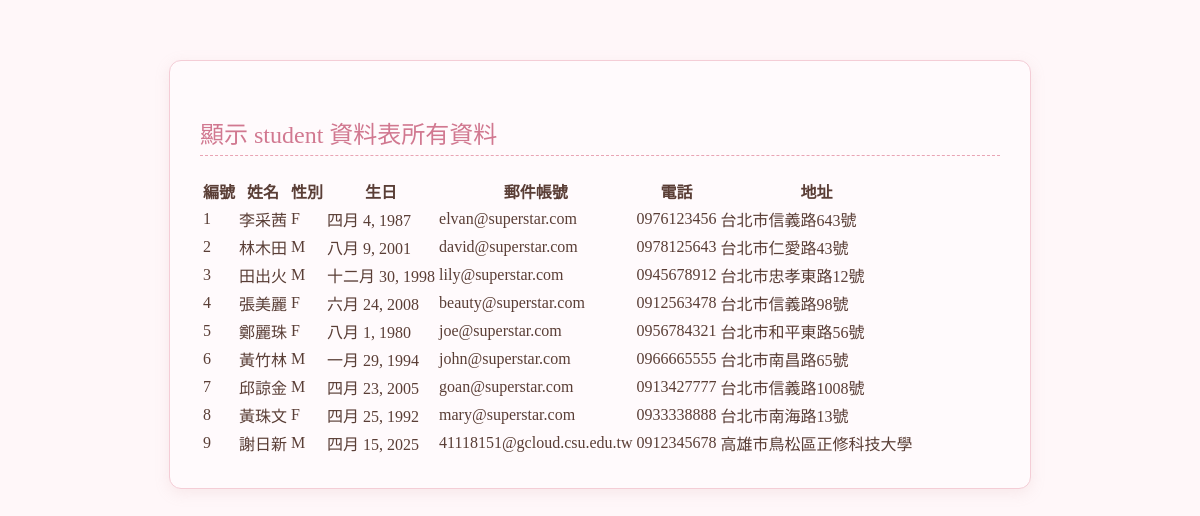
/listall/, run on the app's committed database.
### studentsapp/models.py (models this page shows, shortened)
class student(models.Model):
	cName = models.CharField(max_length=20, null=False)
	cSex = models.CharField(max_length=2, default='M', null=False)
	cBirthday = models.DateField(null=False)
	cEmail = models.EmailField(max_length=100, blank=True, default='')
	cPhone = models.CharField(max_length=50, blank=True, default='')
	cAddr = models.CharField(max_length=255,blank=True, default='')

### studentsapp/views.py (the view)
# urls.py: path('listall/', views.listall),
def listall(request):
    students = student.objects.all().order_by('id')  #讀取資料表, 依 id 遞增排序
    return render(request, "listall.html", locals())

### templates/listall.html (shortened to what this page needs)
{% extends "base.html" %}
{% block content %}
  <h2>顯示 student 資料表所有資料</h2>
  <table class="student-table">
    <thead>
      <tr>
        <th>編號</th>
        <th>姓名</th>
        <th>性別</th>
        <th>生日</th>
        <th>郵件帳號</th>
        <th>電話</th>
        <th>地址</th>
      </tr>
    </thead>
    <tbody>
      {% for student in students %}
        <tr>
          <td>{{ student.id }}</td>
          <td>{{ student.cName }}</td>
          <td>{{ student.cSex }}</td>
          <td>{{ student.cBirthday }}</td>
          <td>{{ student.cEmail }}</td>
          <td>{{ student.cPhone }}</td>
          <td>{{ student.cAddr }}</td>
        </tr>
      {% endfor %}
    </tbody>
  </table>
{% endblock %}

### templates/base.html (shortened to what this page needs)
{% load static %}
<!DOCTYPE html>
<html>
  <head>
    <link rel="stylesheet" type="text/css" href="{% static 'style.css' %}">
  </head>
  <body>
    <div class="container">
      {% block content %}{% endblock %}
    </div>
  </body>
</html>

### static/style.css (style rules this page uses)
body { background-color: #fff7f9; font-family: 'Noto Serif JP', 'Yu Mincho', serif; color: #5a3e36; margin: 0; padding: 0; }
.container { max-width: 800px; margin: 60px auto; padding: 30px; background-color: #fffafc; border-radius: 12px; box-shadow: 0 4px 15px rgba(200, 150, 150, 0.15); border: 1px solid #f4cdd6; }
h1, h2, h3 { color: #d17890; font-weight: normal; border-bottom: 1px dashed #e9a4b4; padding-bottom: 5px; margin-top: 1em; }

### data on the page
student: id "1", cName "李采茜", cSex "F", cBirthday "四月 4, 1987", cEmail "elvan@superstar.com", cPhone "0976123456", cAddr "台北市信義路643號"
student: id "2", cName "林木田", cSex "M", cBirthday "八月 9, 2001", cEmail "david@superstar.com", cPhone "0978125643", cAddr "台北市仁愛路43號"
student: id "3", cName "田出火", cSex "M", cBirthday "十二月 30, 1998", cEmail "lily@superstar.com", cPhone "0945678912", cAddr "台北市忠孝東路12號"
student: id "4", cName "張美麗", cSex "F", cBirthday "六月 24, 2008", cEmail "beauty@superstar.com", cPhone "0912563478", cAddr "台北市信義路98號"
student: id "5", cName "鄭麗珠", cSex "F", cBirthday "八月 1, 1980", cEmail "joe@superstar.com", cPhone "0956784321", cAddr "台北市和平東路56號"
student: id "6", cName "黃竹林", cSex "M", cBirthday "一月 29, 1994", cEmail "john@superstar.com", cPhone "0966665555", cAddr "台北市南昌路65號"
student: id "7", cName "邱諒金", cSex "M", cBirthday "四月 23, 2005", cEmail "goan@superstar.com", cPhone "0913427777", cAddr "台北市信義路1008號"
student: id "8", cName "黃珠文", cSex "F", cBirthday "四月 25, 1992", cEmail "mary@superstar.com", cPhone "0933338888", cAddr "台北市南海路13號"
student: id "9", cName "謝日新", cSex "M", cBirthday "四月 15, 2025", cEmail "41118151@gcloud.csu.edu.tw", cPhone "0912345678", cAddr "高雄市鳥松區正修科技大學"
